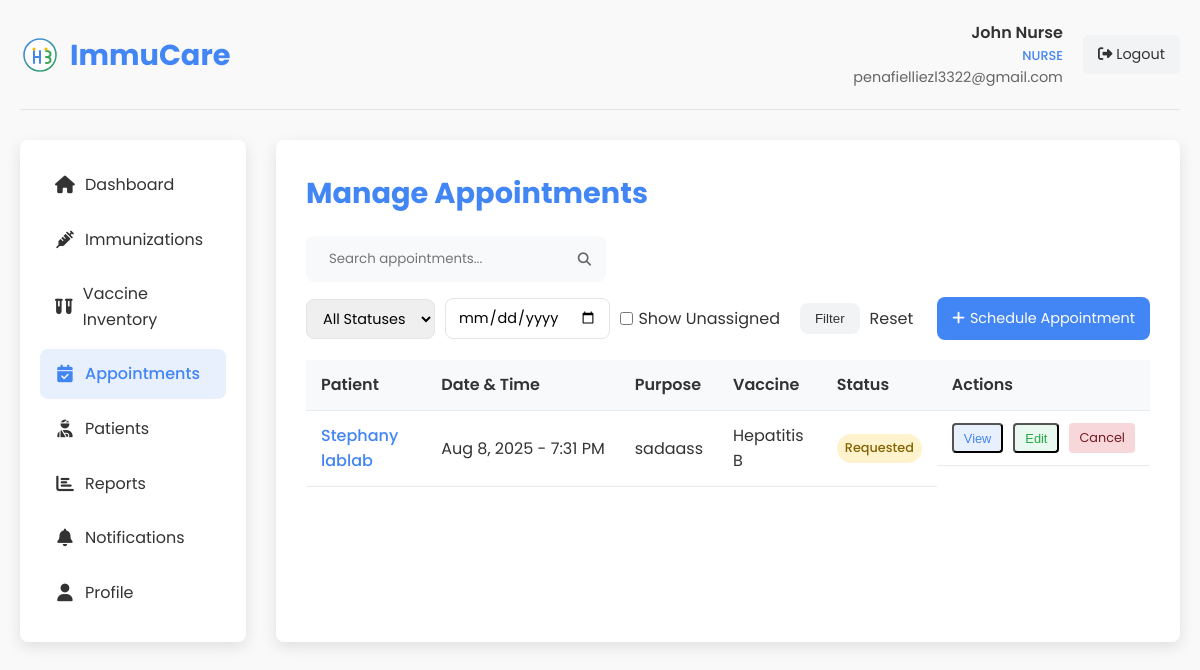
The app's page /nurse_appointments.php (signed in) with its own data.
### tables this page shows
CREATE TABLE `appointments` (
  `id` int(11) NOT NULL,
  `patient_id` int(11) NOT NULL,
  `staff_id` int(11) DEFAULT NULL,
  `appointment_date` datetime NOT NULL,
  `vaccine_id` int(11) DEFAULT NULL,
  `purpose` varchar(255) NOT NULL,
  `status` enum('requested','confirmed','completed','cancelled','no_show') DEFAULT 'requested',
  `notes` text DEFAULT NULL,
  `transaction_id` varchar(100) DEFAULT NULL,
  `transaction_number` varchar(50) DEFAULT NULL,
  `created_at` datetime NOT NULL,
  `updated_at` timestamp NOT NULL DEFAULT current_timestamp() ON UPDATE current_timestamp()
);

CREATE TABLE `patients` (
  `id` int(11) NOT NULL,
  `user_id` int(11) DEFAULT NULL,
  `first_name` varchar(50) NOT NULL,
  `middle_name` varchar(50) DEFAULT NULL,
  `last_name` varchar(50) NOT NULL,
  `date_of_birth` date NOT NULL,
  `gender` enum('male','female','other') NOT NULL,
  `blood_type` varchar(10) DEFAULT NULL COMMENT 'Patient blood type (A+, A-, B+, B-, AB+, AB-, O+, O-)',
  `purok` text NOT NULL,
  `city` varchar(100) NOT NULL,
  `province` varchar(100) NOT NULL,
  `postal_code` varchar(20) DEFAULT NULL,
  `phone_number` varchar(20) DEFAULT NULL,
  `medical_history` text DEFAULT NULL,
  `allergies` text DEFAULT NULL,
  `diagnosis` text DEFAULT NULL COMMENT 'Patient diagnosis information',
  `created_at` datetime NOT NULL,
  `updated_at` timestamp NOT NULL DEFAULT current_timestamp() ON UPDATE current_timestamp()
);

CREATE TABLE `vaccines` (
  `id` int(11) NOT NULL,
  `name` varchar(100) NOT NULL,
  `manufacturer` varchar(100) DEFAULT NULL,
  `description` text DEFAULT NULL,
  `recommended_age` varchar(100) DEFAULT NULL,
  `doses_required` int(11) DEFAULT 1,
  `days_between_doses` int(11) DEFAULT NULL,
  `is_active` tinyint(1) DEFAULT 1,
  `created_at` datetime NOT NULL,
  `updated_at` timestamp NOT NULL DEFAULT current_timestamp() ON UPDATE current_timestamp()
);

### nurse_appointments.php (the view, shortened to what this page needs)
<?php
$user_id = $_SESSION['user_id'];
$user_name = $_SESSION['user_name'];
$user_email = $_SESSION['user_email'];
$conn = new mysqli(DB_HOST, DB_USER, DB_PASS, DB_NAME);
$search = isset($_GET['search']) ? $_GET['search'] : '';
$search_condition = '';
$show_unassigned = isset($_GET['show_unassigned']) && $_GET['show_unassigned'] == '1';
$filter_date = isset($_GET['filter_date']) ? $_GET['filter_date'] : '';
$date_condition = '';
$status_condition = '';
$page = isset($_GET['page']) ? (int)$_GET['page'] : 1;
$records_per_page = 10;
$offset = ($page - 1) * $records_per_page;
$base_query = "FROM appointments a
               JOIN patients p ON a.patient_id = p.id
               LEFT JOIN vaccines v ON a.vaccine_id = v.id
               WHERE ";
$assigned_condition = "a.staff_id = ?";
$unassigned_condition = "a.staff_id IS NULL AND (a.purpose LIKE '%Vaccination%' OR a.purpose LIKE '%Immunization%')";
if ($show_unassigned) {
    $count_query = "SELECT COUNT(*) as count $base_query ($assigned_condition OR ($unassigned_condition)) $search_condition $date_condition $status_condition";
    $stmt = $conn->prepare($count_query);
    $stmt->bind_param("i", $user_id);
} else {
    $count_query = "SELECT COUNT(*) as count $base_query $assigned_condition $search_condition $date_condition $status_condition";
    $stmt = $conn->prepare($count_query);
    $stmt->bind_param("i", $user_id);
}
$stmt->execute();
if ($show_unassigned) {
    $query = "SELECT a.*, p.first_name, p.last_name, v.name as vaccine_name
              $base_query ($assigned_condition OR ($unassigned_condition)) $search_condition $date_condition $status_condition
              ORDER BY a.appointment_date ASC
              LIMIT ?, ?";
    $stmt = $conn->prepare($query);
    $stmt->bind_param("iii", $user_id, $offset, $records_per_page);
} else {
    $query = "SELECT a.*, p.first_name, p.last_name, v.name as vaccine_name
              $base_query $assigned_condition $search_condition $date_condition $status_condition
              ORDER BY a.appointment_date ASC
              LIMIT ?, ?";
    $stmt = $conn->prepare($query);
    $stmt->bind_param("iii", $user_id, $offset, $records_per_page);
}
$stmt->execute();
$appointments = $stmt->get_result();
?>
<!DOCTYPE html>
<html lang="en">
<head>
    <link rel="stylesheet" href="styles.css">
    <link rel="stylesheet" href="https://cdnjs.cloudflare.com/ajax/libs/font-awesome/6.4.0/css/all.min.css">
</head>
<body>
    <div class="dashboard-container">
        <div class="dashboard-header">
            <div class="dashboard-logo">
                <img src="images/logo.svg" alt="ImmuCare Logo">
                <h1>ImmuCare</h1>
            </div>
            <div class="user-menu">
                <div class="user-info">
                    <div class="user-name"><?php echo htmlspecialchars($user_name); ?></div>
                    <div class="user-role">Nurse</div>
                    <div class="user-email"><?php echo htmlspecialchars($user_email); ?></div>
                </div>
                <a href="?logout=1" class="logout-btn">
                    <i class="fas fa-sign-out-alt"></i> Logout
                </a>
            </div>
        </div>
        <div class="dashboard-content">
            <div class="sidebar">
                <ul class="sidebar-menu">
                    <li><a href="nurse_dashboard.php"><i class="fas fa-home"></i> Dashboard</a></li>
                    <li><a href="nurse_immunizations.php"><i class="fas fa-syringe"></i> Immunizations</a></li>
                    <li><a href="nurse_vaccine_inventory.php"><i class="fas fa-vials"></i> Vaccine Inventory</a></li>
                    <li><a href="nurse_appointments.php" class="active"><i class="fas fa-calendar-check"></i> Appointments</a></li>
                    <li><a href="nurse_patients.php"><i class="fas fa-user-injured"></i> Patients</a></li>
                    <li><a href="nurse_reports.php"><i class="fas fa-chart-bar"></i> Reports</a></li>
                    <li><a href="nurse_notifications.php"><i class="fas fa-bell"></i> Notifications</a></li>
                    <li><a href="nurse_profile.php"><i class="fas fa-user"></i> Profile</a></li>
                </ul>
            </div>
            <div class="main-content">
                <h2 class="page-title">Manage Appointments</h2>
                                <div class="action-bar">
                    <form class="search-form" action="" method="GET">
                        <input type="text" name="search" placeholder="Search appointments..." value="<?php echo htmlspecialchars($search); ?>">
                        <button type="submit"><i class="fas fa-search"></i></button>
                    </form>
                    <form class="filter-form" action="" method="GET">
                        <select name="filter_status">
                            <option value="">All Statuses</option>
                        </select>
                        <input type="date" name="filter_date" value="<?php echo $filter_date; ?>">
                        <div style="display: flex; align-items: center; margin-right: 10px;">
                            <input type="checkbox" id="show_unassigned" name="show_unassigned" value="1" <?php echo $show_unassigned ? 'checked' : ''; ?> style="margin-right: 5px;">
                            <label for="show_unassigned">Show Unassigned</label>
                        </div>
                        <button type="submit">Filter</button>
                        <a href="nurse_appointments.php" class="btn-sm">Reset</a>
                    </form>
                    <a href="schedule_appointment.php" class="add-btn">
                        <i class="fas fa-plus"></i> Schedule Appointment
                    </a>
                </div>
                <table class="appointment-table">
                    <thead>
                        <tr>
                            <th>Patient</th>
                            <th>Date & Time</th>
                            <th>Purpose</th>
                            <th>Vaccine</th>
                            <th>Status</th>
                            <th>Actions</th>
                        </tr>
                    </thead>
                    <tbody>
                        <?php if ($appointments->num_rows > 0): ?>
                            <?php while ($appointment = $appointments->fetch_assoc()):
                                $status_class = 'status-' . $appointment['status'];
                                $status_text = ucfirst($appointment['status']);
                            ?>
                                <tr>
                                    <td class="patient-name">
                                        <?php echo htmlspecialchars($appointment['first_name'] . ' ' . $appointment['last_name']); ?>
                                    </td>
                                    <td class="appointment-time">
                                        <?php echo date('M j, Y - g:i A', strtotime($appointment['appointment_date'])); ?>
                                    </td>
                                    <td>
                                        <?php echo htmlspecialchars($appointment['purpose']); ?>
                                    </td>
                                    <td>
                                        <?php echo !empty($appointment['vaccine_name']) ? htmlspecialchars($appointment['vaccine_name']) : 'N/A'; ?>
                                    </td>
                                    <td>
                                        <span class="status-badge <?php echo $status_class; ?>"><?php echo $status_text; ?></span>
                                    </td>
                                    <td class="action-buttons">
                                        <button type="button" class="view-btn" onclick="viewAppointment(<?php echo $appointment['id']; ?>)">View</button>
                                        <?php if ($appointment['staff_id'] == $user_id): ?>
                                            <?php if ($appointment['status'] == 'requested' || $appointment['status'] == 'confirmed'): ?>
                                                <button type="button" class="edit-btn" onclick="editAppointment(<?php echo $appointment['id']; ?>)">Edit</button>
                                            <?php endif; ?>
                                            <?php if ($appointment['status'] == 'requested' || $appointment['status'] == 'confirmed'): ?>
                                                <a href="update_appointment_status.php?id=<?php echo $appointment['id']; ?>&status=cancelled" class="cancel-btn" onclick="return confirm('Are you sure you want to cancel this appointment?')">Cancel</a>
                                            <?php endif; ?>
                                        <?php endif; ?>
                                    </td>
                                </tr>
                            <?php endwhile; ?>
                        <?php else: ?>
                            <tr>
                                <td colspan="6" style="text-align: center;">No appointments found.</td>
                            </tr>
                        <?php endif; ?>
                    </tbody>
                </table>
            </div>
        </div>
    </div>
</body>
</html>

### styles.css (style rules this page uses)
:root { --primary-color: #4285f4; --secondary-color: #34a853; --accent-color: #fbbc05; --text-color: #333; --light-text: #666; --bg-light: #f9f9f9; --bg-white: #ffffff; --shadow: 0 5px 15px rgba(0, 0, 0, 0.1); --border-radius: 8px; --transition: all 0.3s ease; }
* { margin: 0; padding: 0; box-sizing: border-box; }
html { scroll-behavior: smooth; }
body { font-family: 'Poppins', sans-serif; line-height: 1.6; color: var(--text-color); background-color: var(--bg-light); }
a { text-decoration: none; color: inherit; }
ul { list-style: none; }
img { max-width: 100%; height: auto; }

### records on screen
appointments: patient.last_name "Stephany lablab", appointment_date "Aug 8, 2025 - 7:31 PM", purpose "sadaass", vaccine.name "Hepatitis B", status "Requested"

### other values on screen
$user_name "John Nurse"
$user_email "penafielliezl3322@gmail.com"
